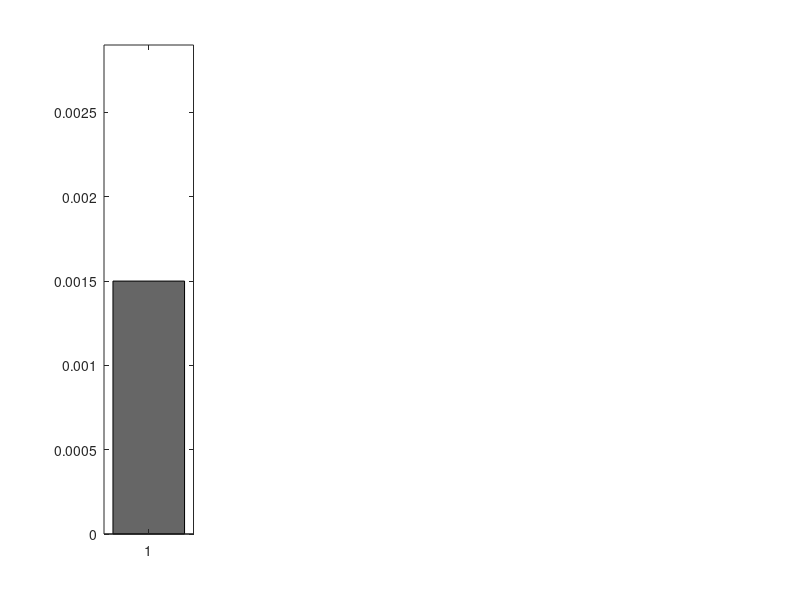

This chart was generated by the following MATLAB code: (Note: this script raises an error after producing the figure.)
% This program solves the time evolution of both vesicle transport and
% pool concentration with a Particle-Hopping-Ansatz. The algorithm is
% explained in more detail in the paper 
% "On the Role of Vesicle Transport in Neurite Growth: Modelling and Experiments"
% Please read the README-file that contains important information on how 
% to handle this code.

%% Load initial conditions
close all   
clear variables

% Initialise all neurites as structure arrays
NumberOfNeurites = 2;
N1 = struct;     

% Typical values (all parameters that have a tilde in the paper, see Chapter 3.1 'Scaling')
N1.typicalTime = 100;                   
N1.typicalLength = 50;
N1.typicalDiffusion = 10^(-1); 
N1.typicalInflux = 1;
N1.typicalOutflux = 10^(-1);
N1.typicalPotential = 1;
N1.typicalConcentration = 15;

% Calculate Scaling Parameters (see Chapter 3.1 'Scaling')
lambda_eps = N1.typicalTime*N1.typicalDiffusion/(2*N1.typicalLength^2);
lambda_V = N1.typicalTime*N1.typicalPotential/(2*N1.typicalLength^2);
lambda_in = (N1.typicalTime*N1.typicalInflux)/(2*N1.typicalLength*N1.typicalConcentration);       
lambda_out = (N1.typicalTime*N1.typicalOutflux)/(2*N1.typicalLength);

N1.lambda_in = lambda_in;
N1.lambda_out = lambda_out;
N1.lambda_eps = lambda_eps;
N1.lambda_V = lambda_V;

% Second neurite hat the same scaling parameters
N2 = N1;

% Space discretisation
n = 400;
N1.L = 1;                                  % Length of Neurite 1
%N2.L = 0.3;
N2.L = 0.9;
N1.h = 1/n;                                % Space step size                                
N2.h = 1/n;
N1.x = linspace(0,N1.L,n*N1.L)';           % Domain of Neurite 1            
N2.x = linspace(0,N2.L,n*N2.L)';            

% Time discretisation
T = 50;                                   % End time
m = T*10000;
tau = T/m;                                 % Time step size
N1.tau = tau;   
N2.tau = tau;                            
tt = linspace(0,T,ceil(T/N1.tau))';  

% Load initial pool Cconcentrations and define their maximum sizes (see Chapter 5.1);
N1.Lambda_som = 0.12;                        % Total Mass of Vesicles in the Soma
N2.Lambda_som = N1.Lambda_som;
N1.Lambda_tip = 0.0015;                      % Total Mass of Vesicles in the growth cone of N1
N2.Lambda_tip = 0.0015;                      % Total Mass of Vesicles in the growth cone of N2

N1.Lambda_som_max = 0.175;
N2.Lambda_som_max = N1.Lambda_som_max;
N1.Lambda_tip_max = 0.0029;               
N2.Lambda_tip_max = 0.0029;

SaveLambda_som = N1.Lambda_som; 
SaveN1Lambda_tip = N1.Lambda_tip; 
SaveN2Lambda_tip = N2.Lambda_tip;

% Initial influx- and outflux values in all neurites (see Chapter 5.1)
no_noflux_1 = 1;                          % Set to 0 to have no flux in neurite 1       
no_noflux_2 = 1;                          % Set to 0 to have no flux in neurite 2
N1.alpha_a = no_noflux_1*0.8;               
N1.alpha_r = no_noflux_1*0.8;         
N2.alpha_a = no_noflux_2*0.8;
N2.alpha_r = no_noflux_2*0.8;

N1.beta_a = no_noflux_1*15;
N1.beta_r = no_noflux_1*15;
N2.beta_a = no_noflux_2*15;
N2.beta_r = no_noflux_2*15;

% Further parameters (diffusion constants and potentials) (see Chapter 5.1)
N1.eps_a = 0.05;
N2.eps_a = N1.eps_a;
N1.eps_r = 0.05;
N2.eps_r = N1.eps_r;

N1.V_a = 1.75.*N1.x;           
N1.V_r = -1.5.*N1.x;
N2.V_a = 1.75.*N2.x;
N2.V_r = -1.5.*N2.x;

% Initial concentration of a = ANT and r = RET (see Chapter 5.1)
N1.a0 = 0.*N1.x + 0.1;
N1.r0 = 0.*N1.x + 0.1;
N2.a0 = 0.*N2.x + 0.1;
N2.r0 = 0.*N2.x + 0.1;

% Initialise vectors that save development of different numbers
Development_Lambda_som = zeros(m,1);
Development_Lambda_tipN1 = zeros(m,1);
Development_Lambda_tipN2 = zeros(m,1);
Development_MassWholeSystem = zeros(m,1);     

% Define Colors
redN = [.8 .2941  .0862];
greenN = [ .1647 .6313 .5960];
greyN = [ 0.4 0.4 0.4];

%% Check initial concentrations (non-negativity and density constraint)

N1.p0 = N1.a0 + N1.r0;                  % total concentration in neurite 1
N2.p0 = N2.a0 + N2.r0;

if sum(N1.p0 > 1) + sum(N2.p0 > 1) > 0
    error('The chosen initial value of the total vesicle concentration in one neurite exceeds the density constraint.')
end
if sum(N1.a0 < 0) + sum(N1.r0 < 0) + sum(N2.a0 < 0) + sum(N2.r0 < 0) > 0
    error('One of the initial vesicle concentrations in a neurite is negative.')
end
if N1.Lambda_som > N1.Lambda_som_max || N1.Lambda_tip > N1.Lambda_tip_max || N2.Lambda_tip > N2.Lambda_tip_max
    error('One of the initial pool concentration exceeds the maximum concentration.')
end

% Calculate initial mass 
TotalMass = N1.Lambda_som  + N1.Lambda_tip  +  N2.Lambda_tip  ... 
         + (sum(N1.r0(:)) + sum(N1.a0(:)) + sum(N2.r0(:)) + sum(N2.a0(:)))*N2.h;
disp(['Total mass at the beginning is = ' num2str(TotalMass), '.']);

%% Plot Initial Concentration in Both Neurites, Neurite 1 is plotted reverse
fig = figure('Position', [200, 100, 1200, 600]);     
  
plotlefttip = subplot(1,5,1);
hl = bar(N1.Lambda_tip, 'FaceColor', greyN);
ylim([0 N1.Lambda_tip_max ]);
plotlefttip.PlotBoxAspectRatio(2) = 2.5;
plotlefttip.Position(1) = 0.02;
plotlefttip.Position(2) = .5;
plotlefttip.Position(4) = 0.4;
set(gca,'FontSize',15,'FontWeight','bold')

fs1 = subplot(1,5,2);
h1 = plot(N1.x, N1.a0, N1.x, N1.r0, N1.x, 1-N1.a0-N1.r0 ,'k--','Linewidth',2);
h1(1).Color = greenN;
h1(2).Color = redN;
fs1.Position = [0.1000    0.5000    0.3237    0.4150];

set(fs1, 'Xdir', 'reverse')
title('Neurite 1')
axis([0 N1.L 0 1]),
set(groot, 'DefaultTextInterpreter', 'latex');
set(groot, 'DefaultAxesTickLabelInterpreter', 'latex');
set(groot, 'DefaultAxesFontName', 'latex');
set(groot, 'DefaultLegendInterpreter', 'latex');
legend('ANT','RET', '1-$\rho$');
xlabel('Points on the domain $\Omega_1$');
ylabel('Concentration');
axis square
set(gca,'FontSize',15,'FontWeight','bold')

plotsoma = subplot(1,5,3);
hs = bar(N1.Lambda_som, 'FaceColor', greyN);
title('$\Lambda_{som}$')
ylim([0 N1.Lambda_som_max]);
plotsoma.PlotBoxAspectRatio(2) = 2.5;
plotsoma.Position(1) = 0.36;
plotsoma.Position(2) = 0.5;
plotsoma.Position(4) = 0.4;
set(gca,'FontSize',15,'FontWeight','bold')

fs2 = subplot(1,5,4);
h2 = plot(N2.x, N2.a0, N2.x, N2.r0, N2.x, 1-N2.a0-N2.r0 ,'k--','Linewidth',2);
h2(1).Color = greenN;
h2(2).Color = redN;
fs2.Position = [0.4400    0.5000    0.3237    0.4150];
axis([0 N2.L 0 1]);
title('Neurite 2')
axis square
legend('ANT','RET', '1-$\rho$');
xlabel('Points on the domain $\Omega_2$');
ylabel('Concentration');
set(gca,'FontSize',15,'FontWeight','bold','Fontangle','Oblique')

plotrighttip = subplot(1,5,5);
hr = bar(N2.Lambda_tip, 'FaceColor', greyN);
ylim([0 N2.Lambda_tip_max ]);
plotrighttip.PlotBoxAspectRatio(2) = 2.5;
plotrighttip.Position(1) = 0.7;
plotrighttip.Position(2) = 0.5;
plotrighttip.Position(4) = 0.4;
set(gca,'FontSize',15,'FontWeight','bold')

drawnow;
%exportFigure(['Images/TimeEvolution2B',num2str(0),'.pdf'], fig);          % command provided by helperFiles package, see README 
%disp('The figure of the initial datum was printed.');

tic

%% Solve the equation
z = 1;                                                                     % Counter for grafic enumeration
for i = 1:m
    % Update Concentration in Neurons
    N1old = N1;
    [N1a1, N1r1] = UpdateConcentrationParticleHopping(N1);    
    N1.a0 = N1a1;
    N1.r0 = N1r1;
    N1p1 = N1a1 + N1r1;
	
    N2old = N2;
    [N2a1, N2r1] = UpdateConcentrationParticleHopping(N2);    
    N2.a0 = N2a1;
    N2.r0 = N2r1;
    N2p1 = N2a1 + N2r1;
    
    % Plot Updaten
    if (mod(i,1000)==0)

        h1(1).YData = N1a1;    
        h1(2).YData = N1r1;
        h1(3).YData = 1-N1a1-N1r1;

        h2(1).YData = N2a1;          
        h2(2).YData = N2r1;
        h2(3).YData = 1-N2a1-N2r1;
        
        hs.YData = N1.Lambda_som;
        hl.YData = N1.Lambda_tip;
        hr.YData = N2.Lambda_tip;
       
        drawnow
        
        disp(['Iteration: ', num2str(i)]);
        if (mod(i,10000)==0)
            %exportFigure(['Images/TimeEvolution2B',num2str(z),'.pdf'], fig);         % command provided by helperFiles package
            %disp(['A figure was printed at t = ',num2str(z), '.']);
            z = z + 1;
        end
    end
    
    % Save Density in Pools
    Development_Lambda_som(i) = N1.Lambda_som;
    Development_Lambda_tipN1(i) = N1.Lambda_tip;
    Development_Lambda_tipN2(i) = N2.Lambda_tip;
    
    % Update Concentration in Pools (see Chapter 5)
    N1.Lambda_som = N1.Lambda_som ...                               % Old concentration
        + N1.tau*(lambda_out*N1.beta_r*(1 - N1.Lambda_som/N1.Lambda_som_max)*(N1old.r0(1)) ...      % Retrograte entering from Neuron 1
            + lambda_out*N2.beta_r*(1 - N2.Lambda_som/N2.Lambda_som_max)*(N2old.r0(1)) ...               % Retrograte entering from Neuron 2
            - lambda_in*N1.alpha_a*(N1.Lambda_som/N1.Lambda_som_max)*(1-N1old.r0(1)-N1old.a0(1)) ...                          % Anterograde existing pool into Neuron 1 
            - lambda_in*N2.alpha_a*(N2.Lambda_som/N2.Lambda_som_max)*(1-N2old.r0(1)-N2old.a0(1)));                     % Anterograde existing pool into Neuron 2
            
    N2.Lambda_som = N1.Lambda_som;
    N1.Lambda_tip = N1.Lambda_tip ...                                           % Tip of Neuron 1
        + N1.tau*(- lambda_in*N1.alpha_r*(N1.Lambda_tip/ N1.Lambda_tip_max)*(1-N1old.r0(end)-N1old.a0(end)) ...                 % Vesicles exiting pool Neuron 1
            + lambda_out*N1.beta_a*N1old.a0(end)*(1 - N1.Lambda_tip/N1.Lambda_tip_max )); % Vesicles entering pool Neuron 1
    N2.Lambda_tip = N2.Lambda_tip ...                                           % Tip of Neuron 2
        + N2.tau*(- lambda_in*N2.alpha_r*(N2.Lambda_tip/N2.Lambda_tip_max)*(1-N2old.r0(end)-N2old.a0(end)) ...                 % Vesicles exiting pool Neuron 2
            + lambda_out*N2.beta_a*N2old.a0(end)*(1 - N2.Lambda_tip/N2.Lambda_tip_max));  

    % Calculate total mass (the system is mass conserving, so the mass will not change)
    Development_MassWholeSystem(i) = N1.Lambda_som + N1.Lambda_tip + N2.Lambda_tip  ... 
        + N2.h*(sum(N1r1(:)) + sum(N1a1(:)) + sum(N2r1(:)) + sum(N2a1(:))); 
end

%% Plot Pool Density Evolution in the pools
figure(5);
subplot(1,3,1);
Pool1 = plot(tt, Development_Lambda_som);
Pool1.Color = greyN;
axis square
title('$\Lambda_{som}$');
xlabel('Time $t$');
xlim([0 T]);
ylabel('Concentration');
set(groot, 'DefaultTextInterpreter', 'latex');
set(groot, 'DefaultAxesTickLabelInterpreter', 'latex');
set(groot, 'DefaultAxesFontName', 'latex');
set(groot, 'DefaultLegendInterpreter', 'latex');
set(gca,'FontSize',12,'FontWeight','bold');

subplot(1,3,2);
Pool2 = plot(tt, Development_Lambda_tipN1);
Pool2.Color = greyN;
axis square
title('$\Lambda_{N1}$');
xlabel('Time $t$');
ylabel('Concentration');
xlim([0 T]);
set(gca,'FontSize',12,'FontWeight','bold');

subplot(1,3,3),
Pool3 = plot(tt, Development_Lambda_tipN2);
Pool3.Color = greyN;
axis square
title('$\Lambda_{N2}$');
xlabel('Time $t$');
ylabel('Concentration');
xlim([0 T]);
set(gca,'FontSize',12,'FontWeight','bold');

resizeFigure(gcf, [270,850]);
%exportFigure('Images/DevelopmentPoolConcentration2B.pdf', gcf);                      % command provided by helperFiles package
%disp('A figure of the Development of the Concentration in the pools was printed.')

toc

